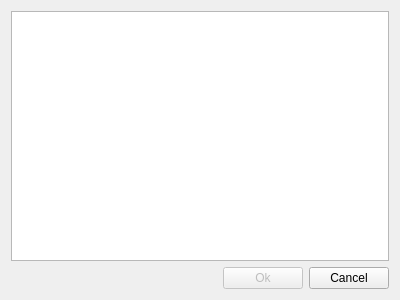
<?xml version="1.0" encoding="UTF-8"?>
<ui version="4.0">
 <class>TTaskTypeSelector</class>
 <widget class="QDialog" name="TTaskTypeSelector">
  <property name="geometry">
   <rect>
    <x>0</x>
    <y>0</y>
    <width>400</width>
    <height>300</height>
   </rect>
  </property>
  <property name="windowTitle">
   <string>Select task type</string>
  </property>
  <property name="windowIcon">
   <iconset resource="Schoolar.qrc">
    <normaloff>:/Style/Pictures/Style/bulb.png</normaloff>:/Style/Pictures/Style/bulb.png</iconset>
  </property>
  <layout class="QVBoxLayout" name="verticalLayout">
   <item>
    <widget class="QFormulaSelector" name="graphicsView"/>
   </item>
   <item>
    <layout class="QHBoxLayout" name="horizontalLayout">
     <item>
      <spacer name="horizontalSpacer">
       <property name="orientation">
        <enum>Qt::Horizontal</enum>
       </property>
       <property name="sizeHint" stdset="0">
        <size>
         <width>40</width>
         <height>20</height>
        </size>
       </property>
      </spacer>
     </item>
     <item>
      <widget class="QPushButton" name="pushButton">
       <property name="enabled">
        <bool>false</bool>
       </property>
       <property name="text">
        <string>Ok</string>
       </property>
      </widget>
     </item>
     <item>
      <widget class="QPushButton" name="pushButton_2">
       <property name="text">
        <string>Cancel</string>
       </property>
      </widget>
     </item>
    </layout>
   </item>
  </layout>
 </widget>
 <customwidgets>
  <customwidget>
   <class>QFormulaSelector</class>
   <extends>QGraphicsView</extends>
   <header>ttasktypeselector.h</header>
  </customwidget>
 </customwidgets>
 <resources>
  <include location="Schoolar.qrc"/>
 </resources>
 <connections/>
</ui>
